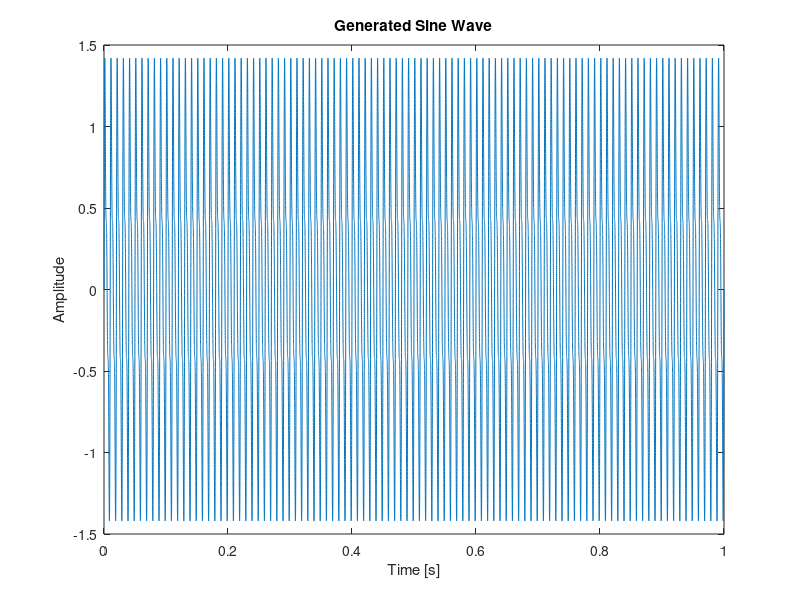

MATLAB code for this plot:
% Define parameters
frequencies = [100, 200, 300];  % Frequencies in Hz
amplitudes = [1, 0.5, 0.3];      % Amplitudes
duration = 1;                    % Duration in seconds
sampling_rate = 44100;           % Sampling rate in Hz

% Generate time array
t = linspace(0, duration, sampling_rate * duration);

% Generate sine wave
signal = zeros(1, length(t));
for i = 1:length(frequencies)
    signal = signal + amplitudes(i) * sin(2 * pi * frequencies(i) * t);
end

% Plot the waveform
plot(t, signal);
xlabel('Time [s]');
ylabel('Amplitude');
title('Generated Sine Wave');